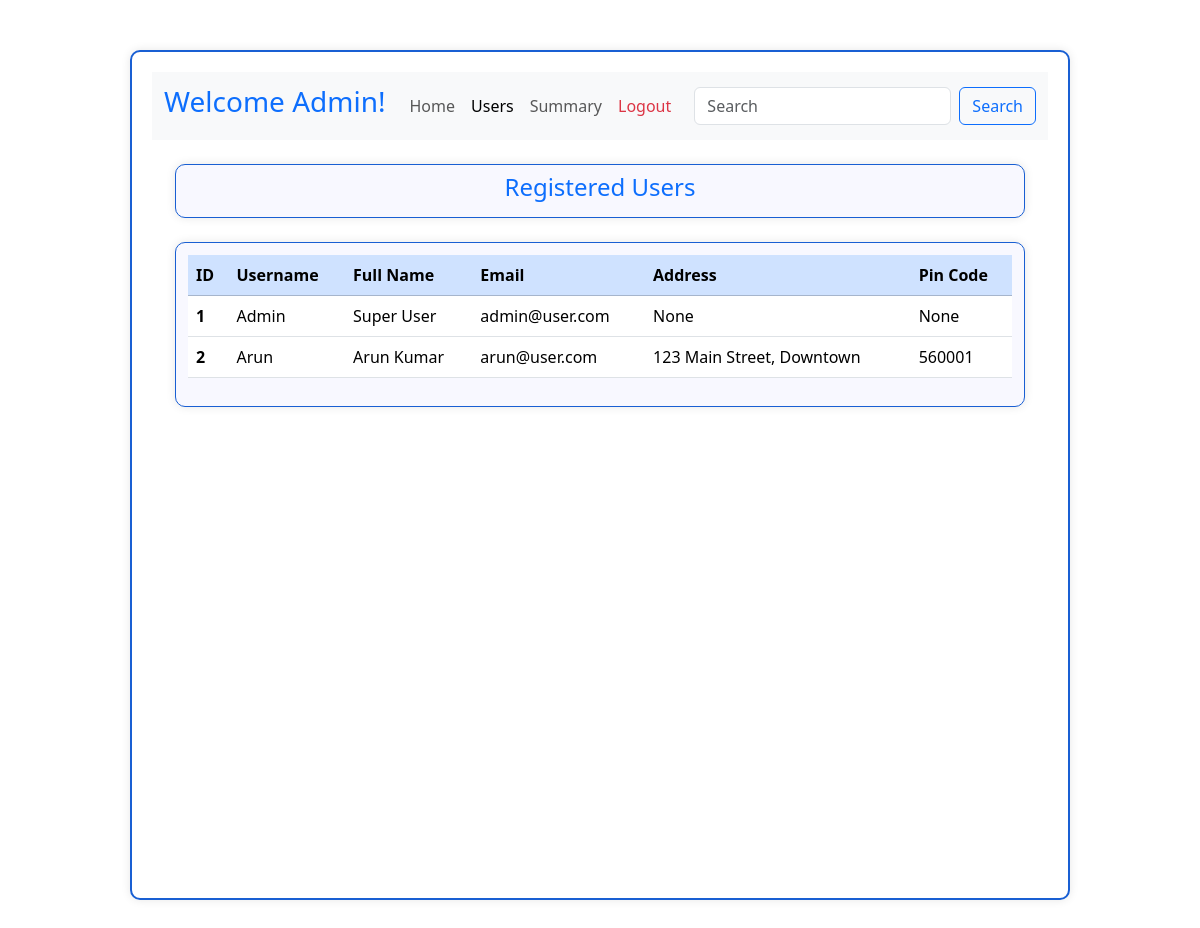
The page /registered_user on the database its author committed.
### applications/models.py (models this page shows)
class User(db.Model):
    id = db.Column(db.Integer, primary_key=True, autoincrement=True)
    username = db.Column(db.String(50), unique=True, nullable=False)
    full_name = db.Column(db.String(50), nullable=False)
    address = db.Column(db.String(255), nullable=True)
    pin_code = db.Column(db.Integer, nullable=True)
    email = db.Column(db.String(255), unique=True, nullable=False)
    password = db.Column(db.String(20), nullable=False)
    reservation = db.relationship('Reservation', backref='user', lazy=True)

### applications/controllers.py (the view)
@app.route('/registered_user', methods=['GET'])
def registered_users():
    users = User.query.all()
    return render_template('users.html', users=users)

### templates/users.html (shortened to what this page needs)
<!DOCTYPE html>
<html lang="en">
<head>
    <link rel="stylesheet" href="/static/style.css">
    <link href="https://cdn.jsdelivr.net/npm/bootstrap@5.3.7/dist/css/bootstrap.min.css" rel="stylesheet">
</head>
<body>
    <div id="main">
        <div id="admin-dash">
            <nav class="navbar navbar-expand-lg bg-body-tertiary">
            <div class="container-fluid">
                <a class="navbar-brand  text-primary " href="/admin"><h3>Welcome Admin!</h3></a>
                <div class="collapse navbar-collapse" id="navbarSupportedContent">
                <ul class="navbar-nav me-auto mb-2 mb-lg-0">
                    <li class="nav-item ">
                    <a class="nav-link" aria-current="page" href="/admin">Home</a>
                    </li>
                    <li class="nav-item">
                    <a class="nav-link  active" href="/registered_user">Users</a>
                    </li>
                    <li class="nav-item">
                    <a class="nav-link" href="/summary">Summary</a>
                    </li>
                    <li class="nav-item">
                    <a class="nav-link  text-danger" href="/login">Logout</a>
                    </li>
                </ul>
                <form class="d-flex" role="search">
                    <input class="form-control me-2" type="search" placeholder="Search" aria-label="Search"/>
                    <button class="btn btn-outline-primary" type="submit">Search</button>
                </form>
                </div>
            </div>
            </nav>
            <div class="container mt-4" id="dashboard-content">
                <h4 class="text-center text-primary">Registered Users</h4>
            </div>
            <div class="container mt-4 d-flex flex-wrap overflow-auto" id="user-data">
                <table class="table">
                    <thead class="table-primary">
                        <tr>
                        <th scope="col">ID</th>
                        <th scope="col">Username</th>
                        <th scope="col">Full Name</th>
                        <th scope="col">Email</th>
                        <th scope="col">Address</th>
                        <th scope="col">Pin Code</th>
                        </tr>
                    </thead>
                    <tbody>
                        {% for user in users %}
                        <tr>
                            <th scope="row">{{user.id}}</th>
                            <td>{{user.username}}</td>
                            <td>{{user.full_name}}</td>
                            <td>{{user.email}}</td>
                            <td>{{user.address}}</td>
                            <td>{{user.pin_code}}</td>
                        </tr>
                        {% endfor %}
                    </tbody>
                </table>
            </div>
        </div>
    </div>
</body>
</html>

### static/style.css (style rules this page uses)
#main { display: flex; justify-content: center; align-items: center; min-height: 100vh; }
#admin-dash { width: 940px; height: 850px; margin: 50px auto; padding: 20px; border-radius: 10px; border: 2px solid rgb(25, 95, 211); box-shadow: 0 0 10px rgba(0, 0, 0, 0.1); }
#dashboard-content { width: 850px; padding: 8px; margin-bottom: 10px; border-radius: 10px; background-color: ghostwhite; border: 1px solid rgb(25, 95, 211); box-shadow: 0 0 10px rgba(0, 0, 0, 0.1); }
#user-data { width: 850px; max-height: 630px; padding: 12px; margin-bottom: 10px; border-radius: 10px; background-color: ghostwhite; border: 1px solid rgb(25, 95, 211); box-shadow: 0 0 10px rgba(0, 0, 0, 0.1); }

### rows shown on the page
User: id "1", username "Admin", full_name "Super User", email "admin@user.com", address "None", pin_code "None"
User: id "2", username "Arun", full_name "Arun Kumar", email "arun@user.com", address "123 Main Street, Downtown", pin_code "560001"
